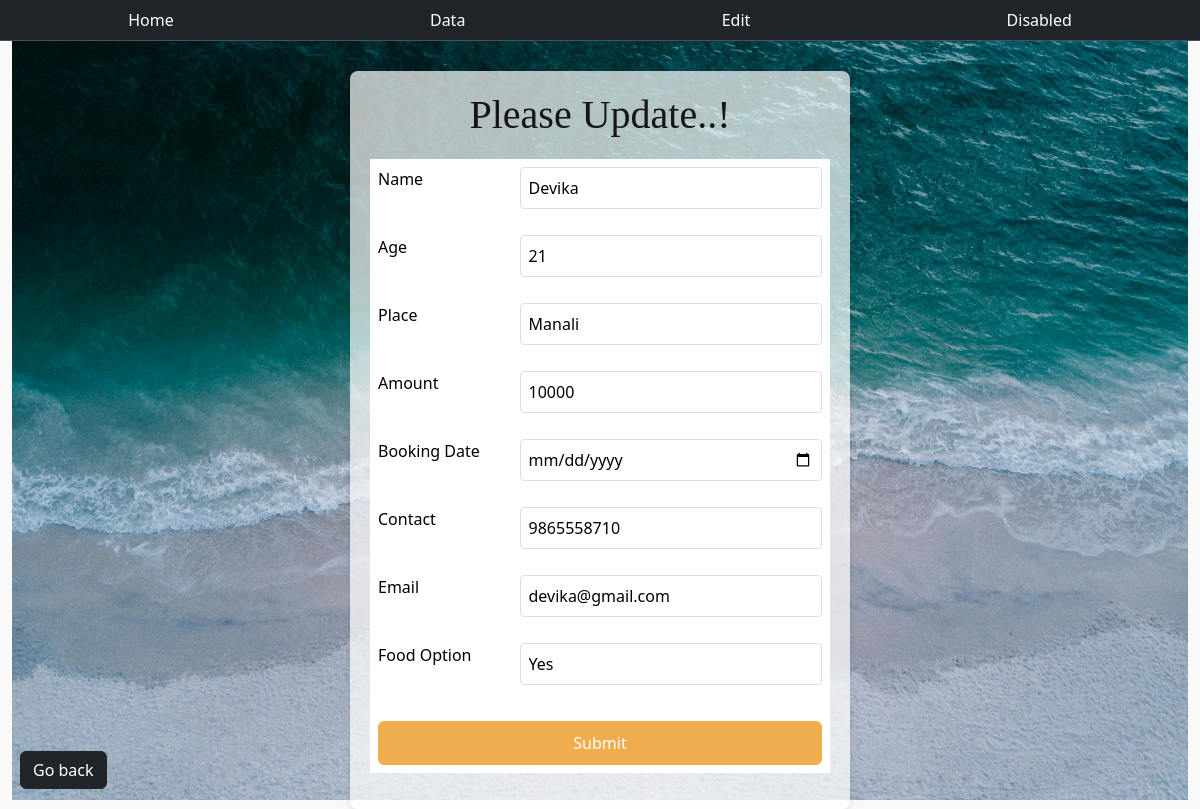
Screenshot of /update/6/ with the database file from the repository.
### home/models.py (models this page shows, shortened)
class tour(models.Model):
    name=models.CharField(max_length=100)
    age=models.IntegerField()
    place=models.CharField(max_length=100)
    amount=models.IntegerField()
    date=models.DateField()
    contact = models.CharField(max_length=15)  # Updated to CharField to handle phone numbers
    email = models.EmailField()
    food_option = models.CharField(max_length=3, choices=[('Yes', 'Food'), ('No', 'No Food')], default='No')  # Food option field

### home/views.py (the view, shortened to what this page needs)
# urls.py: path('update/<int:id>/', views.update, name='update_contact'),
def update(request, id):
    data = get_object_or_404(tour, id=id)
    return render(request, 'update.html', {'data': data})

### template/update.html (shortened to what this page needs)
{% load static %}
<!DOCTYPE html>
<html lang="en">
<head>
    <link href="https://cdn.jsdelivr.net/npm/bootstrap@5.3.3/dist/css/bootstrap.min.css" rel="stylesheet">
</head>
<body>
    <nav class="nav nav-pills flex-column flex-sm-row bg-dark border-bottom border-body" data-bs-theme="dark">
        <a class="flex-sm-fill text-sm-center nav-link active  bg-dark text-white" aria-current="page" href="/">Home</a>
        <a class="flex-sm-fill text-sm-center nav-link text-white" href="/view">Data</a>
        <a class="flex-sm-fill text-sm-center nav-link text-white" href="/contact">Edit</a>
        <a class="flex-sm-fill text-sm-center nav-link disabled text-white" aria-disabled="true">Disabled</a>
    </nav>
    <div class="container-fluid">
    </div>
    <form method="POST" action="{% url 'update_contact' data.id %}" class="form-container">
        <h1>Please Update..!</h1>
        <table class="table table-borderless">
            <tr>
                <td>Name</td>
                <td><input type="text" name="name" value="{{ data.name }}"></td>
            </tr>
            <tr>
                <td>Age</td>
                <td><input type="number" name="age" value="{{ data.age }}"></td>
            </tr>
            <tr>
                <td>Place</td>
                <td><input type="text" name="place" value="{{ data.place }}"></td>
            </tr>
            <tr>
                <td>Amount</td>
                <td><input type="number" name="amount" value="{{ data.amount }}"></td>
            </tr>
            <tr>
                <td>Booking Date</td>
                <td><input type="date" name="date" value="{{ data.date }}"></td>
            </tr>
            <tr>
                <td>Contact</td>
                <td><input type="tel" name="contact" value="{{ data.contact }}"></td>
            </tr>
            <tr>
                <td>Email</td>
                <td><input type="email" name="email" value="{{ data.email }}"></td>
            </tr>
            <tr>
                <td>Food Option</td>
                <td><input type="text" name="food_option" value="{{ data.food_option }}"></td>
            </tr>
            <tr>
                <td colspan="2" style="text-align: center;">
                    <input type="submit" value="Submit" class="btn btn-warning">
                </td>
            </tr>
        </table>
    </form>
    <div class="go-back-btn">
        <a href="javascript:window.history.back();" class="btn btn-dark">Go back</a>
    </div>
</body>
</html>

### template/update.html (style rules this page uses)
nav { position: fixed; top: 0; width: 100%; z-index: 1000; }
body { padding-top: 80px; margin: 0; display: flex; justify-content: center; align-items: center; height: 100vh; background-color: #f9f9f9; }
html { height: 100%; }
.form-container { width: 500px; padding: 20px; background-color: rgba(255, 255, 255, 0.7); border-radius: 8px; box-shadow: 0 4px 8px rgba(0, 0, 0, 0.1); z-index: 10; }
.form-container h1 { color: rgb(22, 21, 21); font-family: Cambria, Cochin, Georgia, Times, 'Times New Roman', serif; text-align: center; margin-bottom: 20px; }
.form-container input[type="text"], .form-container input[type="number"], .form-container input[type="email"], .form-container input[type="tel"], .form-container input[type="date"] { width: 100%; padding: 8px; margin-bottom: 10px; border: 1px solid #ddd; border-radius: 4px; }
.form-container input[type="submit"] { width: 100%; padding: 10px; background-color: #f0ad4e; border: none; color: white; font-size: 16px; cursor: pointer; margin-top: 10px; }
.container-fluid { position: absolute; top: 0; left: 0; right: 0; bottom: 0; overflow: hidden; }
.go-back-btn { position: fixed; left: 20px; bottom: 20px; z-index: 1000; }

### rows the page displays
tour: name "Devika", age "21", place "Manali", amount "10000", contact "9865558710", email "devika@gmail.com", food_option "Yes"
